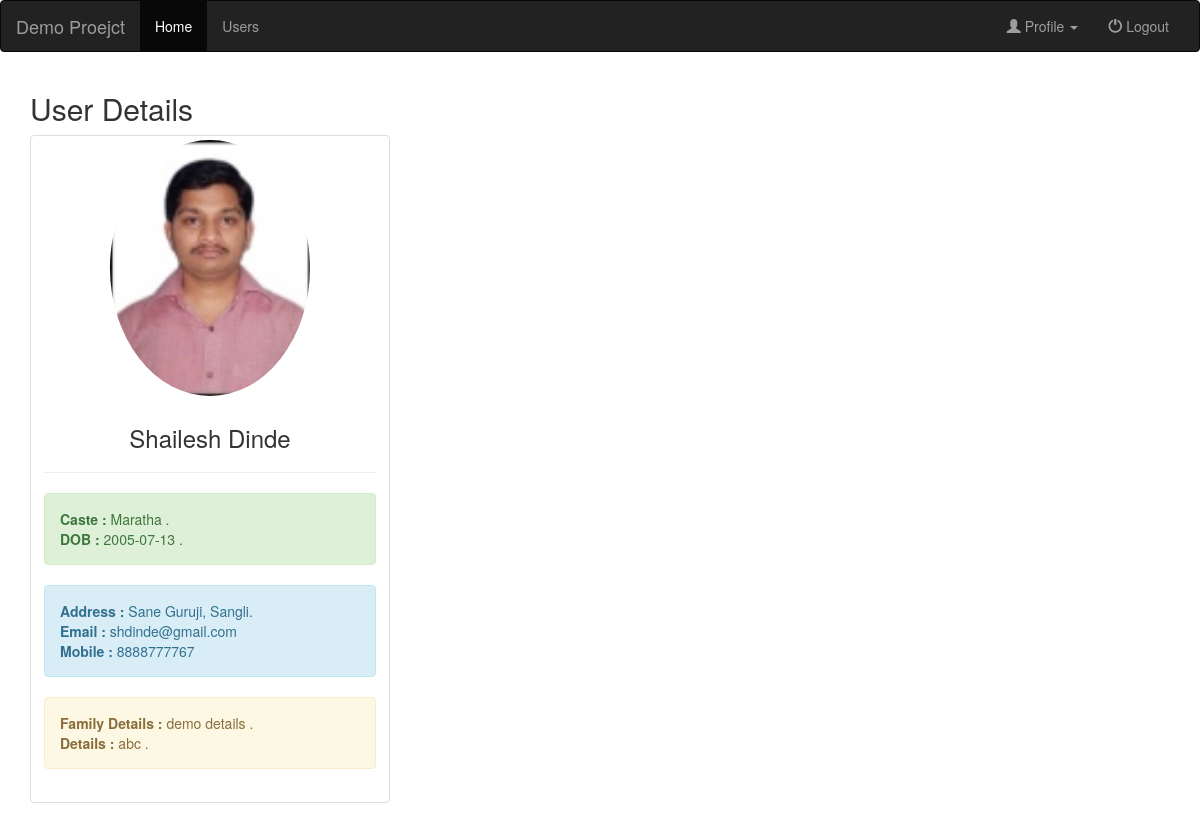
The app's page /user/details.php?id=1 (signed in) with its own data.
### tables this page shows
CREATE TABLE `user` (
  `id` int(11) NOT NULL,
  `name` varchar(200) NOT NULL,
  `email` varchar(100) NOT NULL,
  `mobile` varchar(50) NOT NULL,
  `casteid` int(11) DEFAULT NULL,
  `cityid` int(11) DEFAULT NULL,
  `address` text DEFAULT NULL,
  `photo` varchar(200) DEFAULT NULL,
  `dob` date DEFAULT NULL,
  `status` int(11) NOT NULL,
  `familydetails` text DEFAULT NULL,
  `description` text DEFAULT NULL,
  `password` varchar(100) NOT NULL
);

CREATE TABLE `caste` (
  `id` int(11) NOT NULL,
  `name` varchar(100) NOT NULL,
  `status` int(11) NOT NULL
);

CREATE TABLE `city` (
  `id` int(11) NOT NULL,
  `name` varchar(200) NOT NULL,
  `status` int(11) NOT NULL
);

### user/details.php (the view, shortened to what this page needs)
<?php
include "../db.php";
if (isset($_GET['id'])) {
    $id = mysqli_real_escape_string($connection,$_GET['id']);
    $query = "SELECT u.*, c.name as cityname, ca.name as castename
            FROM
            user as u left join city as c on u.cityid = c.id
            left join caste as ca on u.casteid = ca.id
            WHERE u.id=" . $id;
} else {
    header("location: users.php");
}
?>
<!DOCTYPE html>
<html lang="en">
<head>
    <link rel="stylesheet" href="https://maxcdn.bootstrapcdn.com/bootstrap/3.4.1/css/bootstrap.min.css">
    <link rel="stylesheet" href="https://cdn.datatables.net/1.13.5/css/jquery.dataTables.min.css">
</head>
<body>
    <?php
    include "nav.php";
    ?>
    <div class="container">
        <h2>User Details</h2>
        <div class="row" id="userslist">
            <?php
            $data = mysqli_query($connection, $query);
            while ($row = mysqli_fetch_assoc($data)) {
            ?>
                <div class="col-md-4">
                    <div class="thumbnail">
                            <img src="../userphotos/<?= $row['photo'] ?>" class="img-circle" alt="Lights" width="200" height="200">
                            <div class="caption">
                                <h3 class="text-center"><?= $row['name'] ?></h3>
                                <hr>
                                <div class="alert alert-success">
                                    <strong>Caste : </strong> <?= $row['castename'] ?> .<br>
                                    <strong>DOB : </strong> <?= $row['dob'] ?> .
                                </div>
                                <div class="alert alert-info">
                                    <strong>Address : </strong> <?= $row['address']. ", ". $row['cityname'] ?>. <br>
                                    <strong>Email : </strong> <?= $row['email'] ?> <br>
                                    <strong>Mobile : </strong> <?= $row['mobile'] ?>
                                </div>
                                <div class="alert alert-warning">
                                    <strong>Family Details : </strong> <?= $row['familydetails']?> .<br>
                                    <strong>Details : </strong> <?= $row['description']?> .
                                </div>
                            </div>
                    </div>
                </div>
            <?php } ?>
        </div>
    </div>
</body>
</html>

### records on screen
user: photo (picture), name "Shailesh Dinde", casteid.name "Maratha", dob "2005-07-13", address "Sane Guruji", cityid.name "Sangli", email "shdinde@gmail.com", mobile "8888777767", familydetails "demo details", description "abc"

### other values on screen
$projectName "Demo Proejct"
